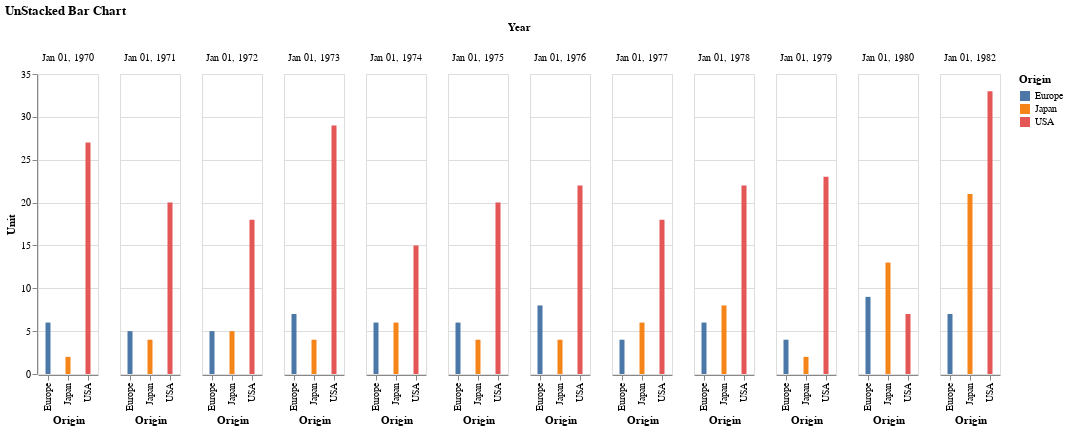

The notebook cell this image was saved under:
### Code cell
# Unstacked
alt.Chart(bar_df).mark_bar(size=5).encode(
x="Origin:N", y="Unit:Q", color="Origin:N", column="Year:T").properties(title="UnStacked Bar Chart")

### Figure 1 — Vega-Lite specification as saved in the notebook (floating-point values rounded to 4 significant figures)
{"config": {"view": {"continuousWidth": 400, "continuousHeight": 300}}, "data": {"name": "data-a5a004c69025309f9815ed1978d61510"}, "mark": {"type": "bar", "size": 5}, "encoding": {"color": {"field": "Origin", "type": "nominal"}, "column": {"field": "Year", "type": "temporal"}, "x": {"field": "Origin", "type": "nominal"}, "y": {"field": "Unit", "type": "quantitative"}}, "title": "UnStacked Bar Chart", "$schema": "https://vega.github.io/schema/vega-lite/v4.17.0.json", "datasets": {"data-a5a004c69025309f9815ed1978d61510": [{"Year": "1970-01-01T00:00:00", "Origin": "Europe", "Unit": 6}, {"Year": "1970-01-01T00:00:00", "Origin": "Japan", "Unit": 2}, {"Year": "1970-01-01T00:00:00", "Origin": "USA", "Unit": 27}, {"Year": "1971-01-01T00:00:00", "Origin": "Europe", "Unit": 5}, {"Year": "1971-01-01T00:00:00", "Origin": "Japan", "Unit": 4}, {"Year": "1971-01-01T00:00:00", "Origin": "USA", "Unit": 20}, {"Year": "1972-01-01T00:00:00", "Origin": "Europe", "Unit": 5}, {"Year": "1972-01-01T00:00:00", "Origin": "Japan", "Unit": 5}, {"Year": "1972-01-01T00:00:00", "Origin": "USA", "Unit": 18}, {"Year": "1973-01-01T00:00:00", "Origin": "Europe", "Unit": 7}, {"Year": "1973-01-01T00:00:00", "Origin": "Japan", "Unit": 4}, {"Year": "1973-01-01T00:00:00", "Origin": "USA", "Unit": 29}, {"Year": "1974-01-01T00:00:00", "Origin": "Europe", "Unit": 6}, {"Year": "1974-01-01T00:00:00", "Origin": "Japan", "Unit": 6}, {"Year": "1974-01-01T00:00:00", "Origin": "USA", "Unit": 15}, {"Year": "1975-01-01T00:00:00", "Origin": "Europe", "Unit": 6}, {"Year": "1975-01-01T00:00:00", "Origin": "Japan", "Unit": 4}, {"Year": "1975-01-01T00:00:00", "Origin": "USA", "Unit": 20}, {"Year": "1976-01-01T00:00:00", "Origin": "Europe", "Unit": 8}, {"Year": "1976-01-01T00:00:00", "Origin": "Japan", "Unit": 4}, {"Year": "1976-01-01T00:00:00", "Origin": "USA", "Unit": 22}, {"Year": "1977-01-01T00:00:00", "Origin": "Europe", "Unit": 4}, {"Year": "1977-01-01T00:00:00", "Origin": "Japan", "Unit": 6}, {"Year": "1977-01-01T00:00:00", "Origin": "USA", "Unit": 18}, {"Year": "1978-01-01T00:00:00", "Origin": "Europe", "Unit": 6}, {"Year": "1978-01-01T00:00:00", "Origin": "Japan", "Unit": 8}, {"Year": "1978-01-01T00:00:00", "Origin": "USA", "Unit": 22}, {"Year": "1979-01-01T00:00:00", "Origin": "Europe", "Unit": 4}, {"Year": "1979-01-01T00:00:00", "Origin": "Japan", "Unit": 2}, {"Year": "1979-01-01T00:00:00", "Origin": "USA", "Unit": 23}, {"Year": "1980-01-01T00:00:00", "Origin": "Europe", "Unit": 9}, {"Year": "1980-01-01T00:00:00", "Origin": "Japan", "Unit": 13}, {"Year": "1980-01-01T00:00:00", "Origin": "USA", "Unit": 7}, {"Year": "1982-01-01T00:00:00", "Origin": "Europe", "Unit": 7}, {"Year": "1982-01-01T00:00:00", "Origin": "Japan", "Unit": 21}, {"Year": "1982-01-01T00:00:00", "Origin": "USA", "Unit": 33}]}}
